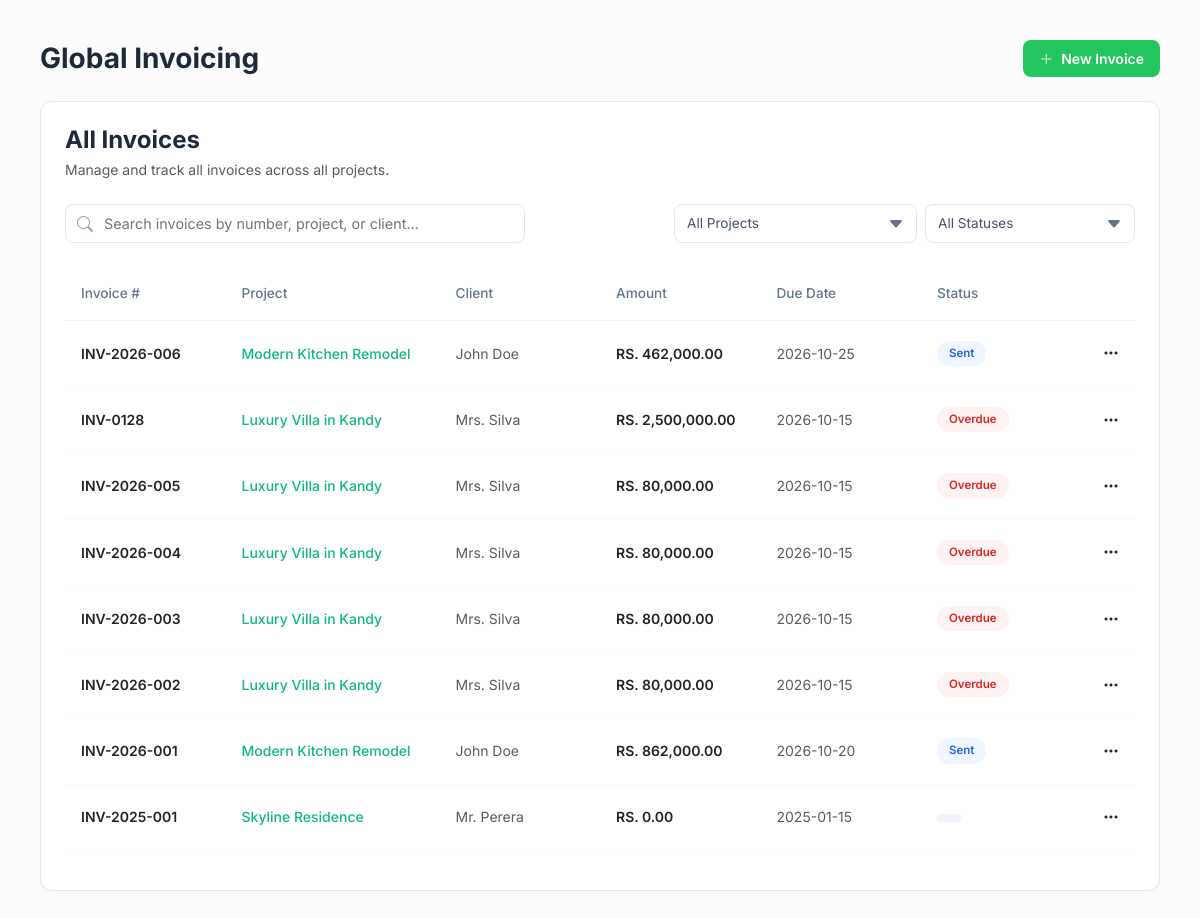
Page /features/invoicing.php (signed in) on the committed database.
### tables this page shows
CREATE TABLE `invoices` (
  `id` int(11) NOT NULL AUTO_INCREMENT,
  `project_id` int(11) NOT NULL,
  `client_id` int(11) DEFAULT NULL,
  `invoice_number` varchar(50) NOT NULL,
  `amount` decimal(15,2) NOT NULL DEFAULT 0.00,
  `tax_amount` decimal(15,2) DEFAULT 0.00,
  `due_date` date DEFAULT NULL,
  `status` enum('Draft','Sent','Pending Verification','Paid','Partially Paid','Overdue','Void') NOT NULL DEFAULT 'Sent',
  `notes` text DEFAULT NULL,
  `created_at` timestamp NOT NULL DEFAULT current_timestamp(),
  `total_amount` decimal(15,2) NOT NULL DEFAULT 0.00,
  `issue_date` date DEFAULT (CURDATE()),
  PRIMARY KEY (`id`),
  UNIQUE KEY `invoice_number` (`invoice_number`),
  KEY `project_id` (`project_id`),
  CONSTRAINT `invoices_ibfk_1` FOREIGN KEY (`project_id`) REFERENCES `projects` (`id`)
);

CREATE TABLE `projects` (
  `id` int(11) NOT NULL AUTO_INCREMENT,
  `project_name` varchar(150) NOT NULL,
  `project_code` varchar(50) NOT NULL,
  `client_id` int(11) DEFAULT NULL,
  `client_name` varchar(100) DEFAULT NULL,
  `pm_id` int(11) DEFAULT NULL,
  `budget` decimal(15,2) DEFAULT 0.00,
  `location` varchar(255) DEFAULT NULL,
  `start_date` date DEFAULT NULL,
  `end_date` date DEFAULT NULL,
  `stage` enum('Planning','Earthwork','Framing','Roofing','Finishing','Handover') DEFAULT 'Planning',
  `progress_percent` int(11) DEFAULT 0,
  `status` enum('Active','Completed','On Hold','Archived') DEFAULT 'Active',
  `thumbnail_url` varchar(255) DEFAULT NULL,
  `created_at` timestamp NOT NULL DEFAULT current_timestamp(),
  `updated_at` timestamp NOT NULL DEFAULT current_timestamp() ON UPDATE current_timestamp(),
  PRIMARY KEY (`id`),
  UNIQUE KEY `project_code` (`project_code`)
);

### features/invoicing.php (the view, shortened to what this page needs)
<?php
require_once __DIR__ . '/../db.php';
try {
    $invoicesStmt = $pdo->query("
        SELECT i.*,
               p.project_name,
               COALESCE(c.full_name, NULLIF(p.client_name, ''), 'Client') AS display_client,
               COALESCE(SUM(CASE WHEN pay.status = 'Completed' THEN pay.amount ELSE 0 END), 0) AS total_paid
        FROM invoices i
        LEFT JOIN projects p ON i.project_id = p.id
        LEFT JOIN clients c ON i.client_id = c.id
        LEFT JOIN payments pay ON pay.invoice_id = i.id
        GROUP BY i.id
        ORDER BY i.created_at DESC
    ");
    $invoices = $invoicesStmt->fetchAll(PDO::FETCH_ASSOC);
} catch (PDOException $e) {
    die("Database Error: " . $e->getMessage());
}
function getInvoiceStatusPill($status, $due_date) {
    $currentDate = date('Y-m-d');
    $displayStatus = $status;
    if ($status === 'Sent' && $due_date < $currentDate) {
        $displayStatus = 'Overdue';
    }
    $class = 'pill-draft';
    switch ($displayStatus) {
        case 'Sent':
            $class = 'pill-sent';
            break;
        case 'Overdue':
            $class = 'pill-overdue';
            break;
    }
    return [
        'status' => $displayStatus,
        'class' => $class
    ];
}
?>
<!DOCTYPE html>
<html lang="en">
<head>
    <link href="https://cdn.jsdelivr.net/npm/bootstrap@5.3.0/dist/css/bootstrap.min.css" rel="stylesheet">
    <link rel="stylesheet" href="https://cdn.jsdelivr.net/npm/bootstrap-icons@1.10.0/font/bootstrap-icons.css">
</head>
<body>
    <div class="main-container">
        <div class="d-flex justify-content-between align-items-center mb-4">
            <h1 class="h3 fw-bold mb-0">Global Invoicing</h1>
            <button class="btn-new-invoice" data-bs-toggle="modal" data-bs-target="#newInvoiceModal">
                <i class="bi bi-plus-lg"></i> New Invoice
            </button>
        </div>
        <div class="nexus-card">
            <div class="mb-4">
                <h4 class="fw-bold mb-1">All Invoices</h4>
                <p class="text-muted small">Manage and track all invoices across all projects.</p>
            </div>
            <div class="d-flex justify-content-between align-items-center gap-3 flex-wrap mb-4">
                <div class="search-wrapper">
                    <i class="bi bi-search nexus-icon"></i>
                    <input type="text" id="invSearch" class="nexus-input" placeholder="Search invoices by number, project, or client...">
                </div>
                <div class="d-flex gap-2">
                    <select id="projectFilter" class="nexus-select" onchange="filterInvoices()">
                        <option value="All">All Projects</option>
                    </select>
                    <select id="statusFilter" class="nexus-select" onchange="filterInvoices()">
                        <option value="All">All Statuses</option>
                    </select>
                </div>
            </div>
            <div class="table-responsive">
                <table class="table" id="invTable">
                    <thead>
                        <tr>
                            <th width="15%">Invoice #</th>
                            <th width="20%">Project</th>
                            <th width="15%">Client</th>
                            <th width="15%">Amount</th>
                            <th width="15%">Due Date</th>
                            <th width="15%">Status</th>
                            <th width="5%"></th>
                        </tr>
                    </thead>
                    <tbody>
                        <?php foreach ($invoices as $inv):
                            $statusInfo = getInvoiceStatusPill($inv['status'], $inv['due_date']);
                            $displayStatus = $statusInfo['status'];
                            $pillClass = $statusInfo['class'];
                        ?>
                        <tr class="inv-row"
                            data-project="<?= htmlspecialchars($inv['project_name'] ?? '') ?>"
                            data-status="<?= htmlspecialchars($displayStatus) ?>">
                            <td class="fw-semibold">
                                <a href="invoice_view.php?id=<?= $inv['id'] ?>" class="text-dark text-decoration-none">
                                    <?= htmlspecialchars($inv['invoice_number']) ?>
                                </a>
                            </td>
                            <td><a href="invoice_view.php?id=<?= $inv['id'] ?>" class="project-link"><?= htmlspecialchars($inv['project_name'] ?? 'General') ?></a></td>
                            <td class="text-muted"><?= htmlspecialchars($inv['display_client']) ?></td>
                            <td class="fw-semibold">RS. <?= number_format($inv['total_amount'], 2) ?></td>
                            <td class="text-muted"><?= htmlspecialchars($inv['due_date']) ?></td>
                            <td>
                                <span class="pill <?= $pillClass ?>">
                                    <?= htmlspecialchars($displayStatus) ?>
                                </span>
                            </td>
                            <td class="text-end">
                                <div class="dropdown">
                                    <button class="btn p-0 border-0" data-bs-toggle="dropdown" aria-expanded="false">
                                        <i class="bi bi-three-dots"></i>
                                    </button>
                                </div>
                            </td>
                        </tr>
                        <?php endforeach; ?>
                    </tbody>
                </table>
            </div>
        </div>
    </div>
</body>
</html>

### features/invoicing.php (style rules this page uses)
body { font-family: 'Inter', sans-serif; background-color: #fcfcfc; color: #1e293b; }
.main-container { padding: 2.5rem; }
.nexus-card { background: #fff; border: 1px solid #e2e8f0; border-radius: 12px; padding: 1.5rem; box-shadow: 0 1px 2px rgba(0,0,0,0.03); }
.search-wrapper { position: relative; max-width: 460px; flex-grow: 1; }
.nexus-icon { position: absolute; left: 12px; top: 50%; transform: translateY(-50%); color: #94a3b8; }
.nexus-input { width: 100%; padding: 8px 12px 8px 38px; border: 1px solid #e2e8f0; border-radius: 8px; font-size: 0.9rem; background: #fff; }
.nexus-select { padding: 8px 35px 8px 12px; border: 1px solid #e2e8f0; border-radius: 8px; font-size: 0.85rem; color: #475569; background: #fff; appearance: none; background-repeat: no-repeat; background-position: right 12px center; min-width: 210px; }
.table thead th { border-bottom: 1px solid #f1f5f9; color: #64748b; font-weight: 500; font-size: 0.85rem; padding: 1rem; }
.table tbody td { padding: 1.25rem 1rem; border-bottom: 1px solid #f8fafc; font-size: 0.875rem; vertical-align: middle; }
.project-link { color: #10b981; text-decoration: none; font-weight: 500; }
.pill { padding: 4px 12px; border-radius: 20px; font-size: 0.72rem; font-weight: 600; display: inline-block; text-align: center; }
.pill-sent { background: #eff6ff; color: #2563eb; }
.pill-overdue { background: #fef2f2; color: #dc2626; }
.pill-draft { background: #f1f5f9; color: #64748b; }
.btn-new-invoice { background-color: #22c55e; border: none; color: #fff; font-weight: 600; border-radius: 8px; padding: 8px 16px; font-size: 0.875rem; display: flex; align-items: center; gap: 8px; transition: background 0.2s; text-decoration: none; }

### rows in the picture
invoices: invoice_number "INV-2026-006", project.project_name "Modern Kitchen Remodel", display_client "John Doe", total_amount "462,000.00", due_date "2026-10-25", status "Sent"
invoices: invoice_number "INV-0128", project.project_name "Luxury Villa in Kandy", display_client "Mrs. Silva", total_amount "2,500,000.00", due_date "2026-10-15", displayStatus "Overdue"
invoices: invoice_number "INV-2026-005", project.project_name "Luxury Villa in Kandy", display_client "Mrs. Silva", total_amount "80,000.00", due_date "2026-10-15", displayStatus "Overdue"
invoices: invoice_number "INV-2026-004", project.project_name "Luxury Villa in Kandy", display_client "Mrs. Silva", total_amount "80,000.00", due_date "2026-10-15", displayStatus "Overdue"
invoices: invoice_number "INV-2026-003", project.project_name "Luxury Villa in Kandy", display_client "Mrs. Silva", total_amount "80,000.00", due_date "2026-10-15", displayStatus "Overdue"
invoices: invoice_number "INV-2026-002", project.project_name "Luxury Villa in Kandy", display_client "Mrs. Silva", total_amount "80,000.00", due_date "2026-10-15", displayStatus "Overdue"
invoices: invoice_number "INV-2026-001", project.project_name "Modern Kitchen Remodel", display_client "John Doe", total_amount "862,000.00", due_date "2026-10-20", status "Sent"
invoices: invoice_number "INV-2025-001", project.project_name "Skyline Residence", display_client "Mr. Perera", total_amount "0.00", due_date "2025-01-15"
